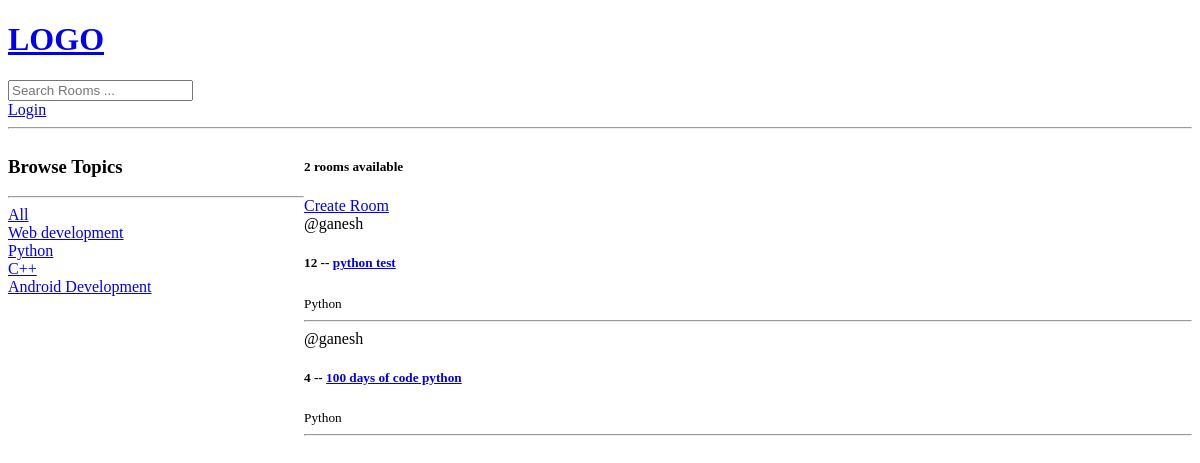
/?q=Python, run on an earlier commit of the app's database.
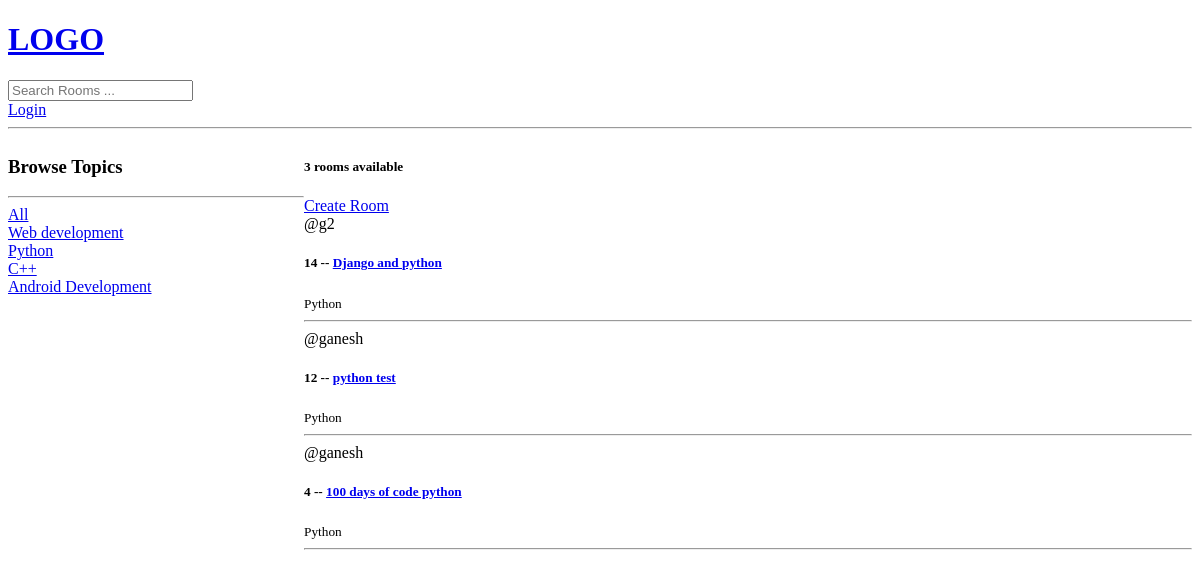
And on a later commit of the database.
### main/models.py (models this page shows, shortened)
class Topic(models.Model):
    name = models.CharField(max_length=255)

class Room(models.Model):
    host = models.ForeignKey(User, on_delete=models.SET_NULL,null = True)
    topic = models.ForeignKey(Topic, on_delete=models.SET_NULL,null = True)
    name=models.CharField(max_length=255)
    description=models.TextField(null=True,blank=True)
    updated = models.DateTimeField(auto_now = True)
    created = models.DateTimeField(auto_now_add=True)
    class Meta:
        ordering=['-updated','-created']

### main/views.py (the view)
# urls.py: path('',views.home,name="home"),
def home(request):
    q =  request.GET.get('q') if request.GET.get('q') != None else ''
    rooms=Room.objects.filter(Q(topic__name__icontains = q) | Q(name__icontains = q) | Q(description__icontains = q))
    topic=Topic.objects.all()
    room_count=rooms.count()
    context={'rooms':rooms,'topic':topic,'room_count':room_count}
    return render(request,'main/home.html',context)

### templates/main/home.html (shortened to what this page needs)
{% extends 'main.html' %}
{% block content %}
<div class="home-container">
    <div>
        <h3>Browse Topics</h3>
        <hr>
            <div>
                <a href="{% url 'home' %}">All</a>
            </div>
            {% for t in topic %}
                <div>
                    <a href="{% url 'home' %}?q={{t.name}}">{{t.name}}</a>
                </div>
            {% endfor %}
    </div>
    <div>
        <h5>{{room_count}} rooms available</h5>
        <a href="{% url 'create-room' %}">Create Room</a>
        <div>
            {% for room in rooms %}
                <div>
                    <span>@{{room.host.username}}</span>
                    <h5>{{room.id}} -- <a href="{% url 'room' room.id %}">{{room.name}}</a></h5>
                    <small>{{room.topic.name}}</small>
                    <hr>
                </div>
            {% endfor %}
        </div>
    </div>
</div>
{% endblock content %}

What changed in the data, as far as the page shows it:
added Room: host.username "g2", id "14", name "Django and python", topic.name "Python"
Also different on the page:
{{ room_count }}: "2" → "3"
